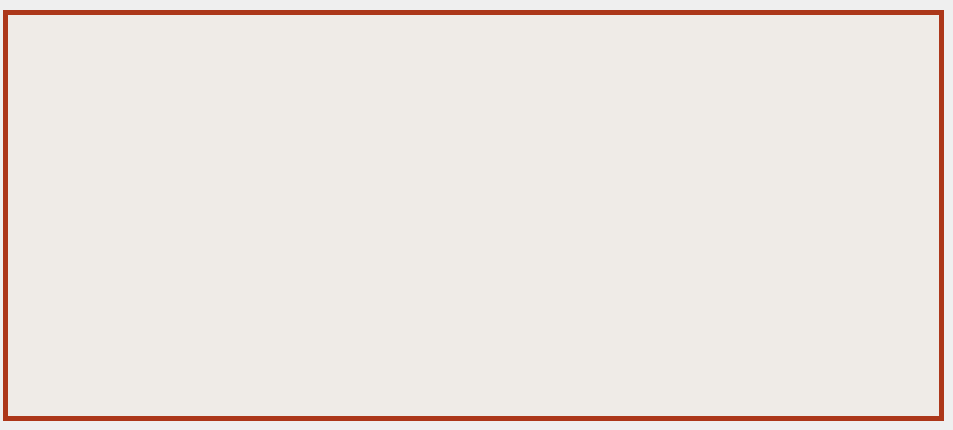
         <widget class="QWidget" name="tab_17">
          <attribute name="icon">
           <iconset>
            <normalon>Íconos/hombre-en-el-escritorio-de-la-oficina-con-un-ordenador.png</normalon>
           </iconset>
          </attribute>
          <attribute name="title">
           <string>Datos laborales</string>
          </attribute>
          <widget class="QGroupBox" name="groupBox_2">
           <property name="geometry">
            <rect>
             <x>3</x>
             <y>10</y>
             <width>941</width>
             <height>411</height>
            </rect>
           </property>
           <property name="styleSheet">
            <string notr="true">QGroupBox{
background-color: rgb(239, 235, 231);
border-style: solid;
border-width: 5px;
border-color: rgb(172, 55, 26);
}

QLabel{
background-color: rgb(239, 235, 231);
}

QLineEdit{
background-color: rgb(255, 255, 255);
}

QTextEdit{
background-color: rgb(255, 255, 255);
}

QComboBox{
background-color: rgb(255, 255, 255);
}

QDateEdit{
background-color: rgb(255, 255, 255);
}

</string>
           </property>
           <property name="title">
            <string/>
           </property>
          </widget>
          <widget class="QWidget" name="layoutWidget">
           <property name="geometry">
            <rect>
             <x>79</x>
             <y>100</y>
             <width>487</width>
             <height>31</height>
            </rect>
           </property>
           <layout class="QHBoxLayout" name="horizontalLayout_10">
            <item>
             <widget class="QLabel" name="label_137">
              <property name="text">
               <string>Teléfono Laboral:</string>
              </property>
             </widget>
            </item>
            <item>
             <widget class="QLineEdit" name="lne_telefono_laboral_4">
              <property name="styleSheet">
               <string notr="true">background-color: rgb(255, 255, 255);</string>
              </property>
              <property name="text">
               <string>2920-000001</string>
              </property>
             </widget>
            </item>
            <item>
             <widget class="QLabel" name="label_143">
              <property name="text">
               <string>Categoría: </string>
              </property>
             </widget>
            </item>
            <item>
             <widget class="QLineEdit" name="lne_categoria_4">
              <property name="styleSheet">
               <string notr="true">background-color: rgb(255, 255, 255);</string>
              </property>
              <property name="text">
               <string/>
              </property>
             </widget>
            </item>
           </layout>
          </widget>
          <widget class="QWidget" name="layoutWidget">
           <property name="geometry">
            <rect>
             <x>79</x>
             <y>130</y>
             <width>452</width>
             <height>31</height>
            </rect>
           </property>
           <layout class="QHBoxLayout" name="horizontalLayout_11">
            <item>
             <widget class="QLabel" name="label_140">
              <property name="text">
               <string>Domicilio Laboral:</string>
              </property>
             </widget>
            </item>
            <item>
             <widget class="QLineEdit" name="lne_domicilio_laboral_4">
              <property name="styleSheet">
               <string notr="true">background-color: rgb(255, 255, 255);</string>
              </property>
              <property name="text">
               <string>Las violetas 45</string>
              </property>
             </widget>
            </item>
            <item>
             <widget class="QCheckBox" name="ckbx_recibo_sueldo_4">
              <property name="text">
               <string>Posee Recibo de Sueldo</string>
              </property>
              <property name="checked">
               <bool>true</bool>
              </property>
             </widget>
            </item>
           </layout>
          </widget>
          <widget class="QWidget" name="layoutWidget">
           <property name="geometry">
            <rect>
             <x>79</x>
             <y>70</y>
             <width>549</width>
             <height>31</height>
            </rect>
           </property>
           <layout class="QHBoxLayout" name="horizontalLayout_9">
            <item>
             <widget class="QLabel" name="label_138">
              <property name="text">
               <string>Organismo: </string>
              </property>
             </widget>
            </item>
            <item>
             <widget class="QLineEdit" name="lne_organismo_4">
              <property name="styleSheet">
               <string notr="true">background-color: rgb(255, 255, 255);</string>
              </property>
              <property name="text">
               <string>Ministerio de Educación</string>
              </property>
             </widget>
            </item>
            <item>
             <widget class="QLabel" name="label_141">
              <property name="text">
               <string>Antigüedad Laboral:</string>
              </property>
             </widget>
            </item>
            <item>
             <widget class="QLineEdit" name="lne_antiguedad_4">
              <property name="styleSheet">
               <string notr="true">background-color: rgb(255, 255, 255);</string>
              </property>
              <property name="text">
               <string/>
              </property>
             </widget>
            </item>
            <item>
             <widget class="QLabel" name="label_142">
              <property name="text">
               <string>años</string>
              </property>
             </widget>
            </item>
           </layout>
          </widget>
          <widget class="QWidget" name="layoutWidget">
           <property name="geometry">
            <rect>
             <x>79</x>
             <y>40</y>
             <width>436</width>
             <height>31</height>
            </rect>
           </property>
           <layout class="QHBoxLayout" name="horizontalLayout_8">
            <item>
             <widget class="QLabel" name="label_139">
              <property name="text">
               <string>Ocupación:</string>
              </property>
             </widget>
            </item>
            <item>
             <widget class="QLineEdit" name="lne_ocupacion_4">
              <property name="styleSheet">
               <string notr="true">background-color: rgb(255, 255, 255);
</string>
              </property>
              <property name="text">
               <string>Auxiliar</string>
              </property>
             </widget>
            </item>
            <item>
             <widget class="QLabel" name="label_136">
              <property name="text">
               <string>Sueldo $:</string>
              </property>
             </widget>
            </item>
            <item>
             <widget class="QLineEdit" name="lne_sueldo_4">
              <property name="styleSheet">
               <string notr="true">background-color: rgb(255, 255, 255);</string>
              </property>
              <property name="text">
               <string/>
              </property>
             </widget>
            </item>
           </layout>
          </widget>
          <zorder>layoutWidget</zorder>
          <zorder>layoutWidget</zorder>
          <zorder>layoutWidget</zorder>
          <zorder>layoutWidget</zorder>
          <zorder>groupBox_2</zorder>
         </widget>
